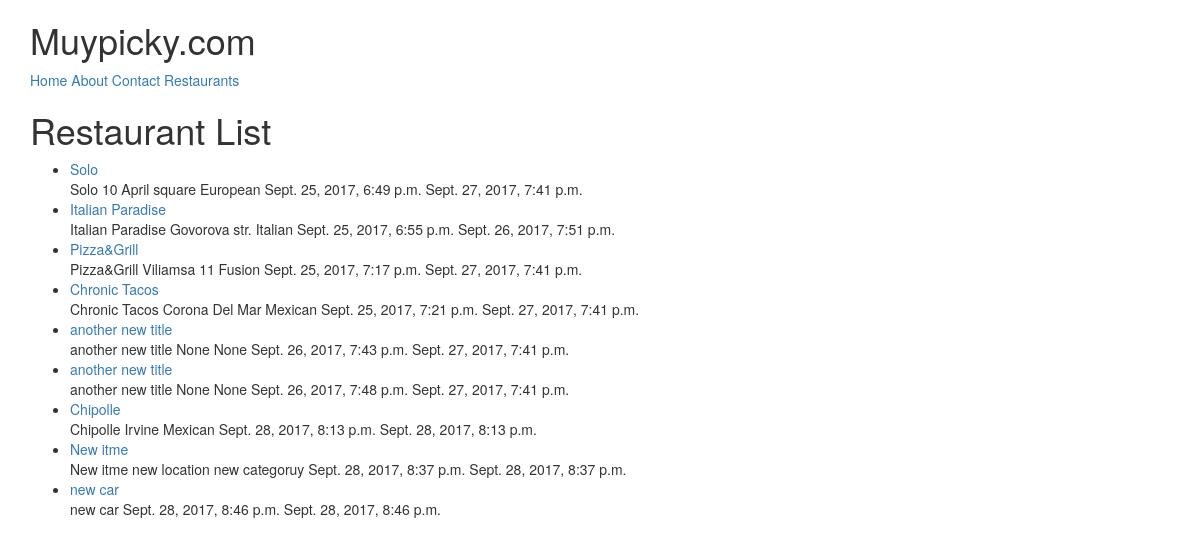
Page /restaurants/ on the earlier database version.
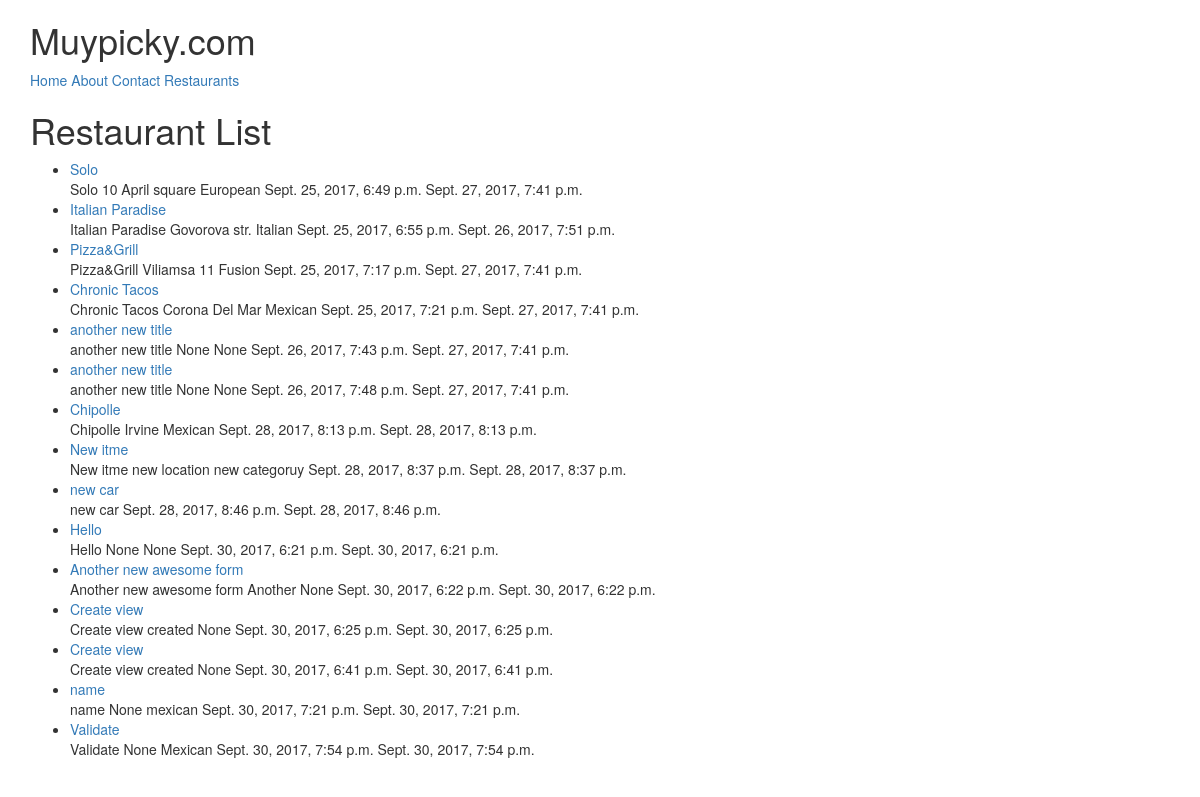
Same page on the later database version.
### restaurants/models.py (models this page shows, shortened)
class Restaurant(models.Model):
    owner           = models.ForeignKey(User) # class_instance.model_set.all()
    name            = models.CharField(max_length=120)
    location        = models.CharField(max_length=120, null=True, blank=True)
    category        = models.CharField(max_length=120, null=True, blank=True, validators=[validate_category])
    timestamp       = models.DateTimeField(auto_now_add=True)
    updated         = models.DateTimeField(auto_now=True)
    slug            = models.SlugField(null=True, blank=True)
    def __str__(self):
        return self.name
    def get_absolute_urls(self):
        return reverse('restaurants:detail', kwargs={'slug': self.slug})

### restaurants/views.py (the view)
class RestaurantListView(ListView):
    def get_queryset(self):
        slug = self.kwargs.get("slug")
        if slug:
            queryset = Restaurant.objects.filter(
                Q(category__iexact=slug) |
                Q(category__icontains=slug)
            )
        else:
            queryset = Restaurant.objects.all()
        return queryset

### restaurants/templates/restaurants/restaurant_list.html (shortened to what this page needs)
{% extends "base.html" %}
{% block content %}
<h1>Restaurant List</h1>
<ul>
    {% for obj in object_list %}
        <li><a href='{{ obj.get_absolute_urls }}'>{{ obj }} </a><br/>
        {{ obj.name }} {{obj.location}} {{obj.category}} {{obj.timestamp}} {{obj.updated}} </li>
    {% endfor %}
</ul>
{% endblock %}

### templates/base.html (shortened to what this page needs)
<!DOCTYPE html>
<html lang=en>
<head>
{% include 'snippets/css.html' %}
</head>
<body>
{% include 'snippets/nav.html' %}
<div class='container'>
{% block content %}{% endblock content %}
</div>
</body>
</html>

### templates/snippets/css.html (shortened to what this page needs)
<link rel="stylesheet" href="https://maxcdn.bootstrapcdn.com/bootstrap/3.3.7/css/bootstrap.min.css">
<link rel="stylesheet" href="https://maxcdn.bootstrapcdn.com/bootstrap/3.3.7/css/bootstrap-theme.min.css">

### templates/snippets/nav.html
<div class='container'>
<h1>Muypicky.com</h1>
<a href='{% url "home" %}'>Home</a>
<a href='{% url "about" %}'>About</a>
<a href='{% url "contact" %}'>Contact</a>
<a href='{% url "restaurants:list" %}'>Restaurants</a>
</div>

Differences in the rows shown:
added Restaurant: name "Hello", location "None", category "None", timestamp "Sept. 30, 2017, 6:21 p.m.", updated "Sept. 30, 2017, 6:21 p.m."
added Restaurant: name "Another new awesome form", location "Another", category "None", timestamp "Sept. 30, 2017, 6:22 p.m.", updated "Sept. 30, 2017, 6:22 p.m."
added Restaurant: name "Create view", location "created", category "None", timestamp "Sept. 30, 2017, 6:25 p.m.", updated "Sept. 30, 2017, 6:25 p.m."
added Restaurant: name "Create view", location "created", category "None", timestamp "Sept. 30, 2017, 6:41 p.m.", updated "Sept. 30, 2017, 6:41 p.m."
added Restaurant: name "name", location "None", category "mexican", timestamp "Sept. 30, 2017, 7:21 p.m.", updated "Sept. 30, 2017, 7:21 p.m."
added Restaurant: name "Validate", location "None", category "Mexican", timestamp "Sept. 30, 2017, 7:54 p.m.", updated "Sept. 30, 2017, 7:54 p.m."
